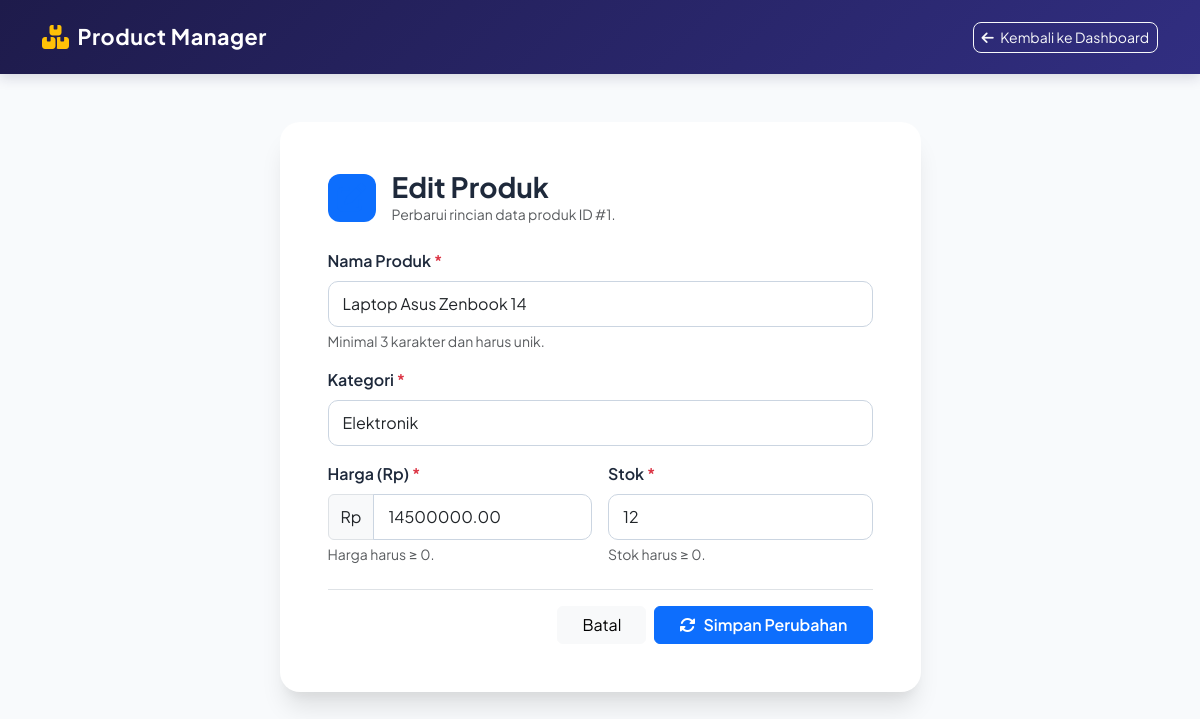
The page /edit.php?id=1 on the database its author committed.
### tables this page shows
CREATE TABLE products (
    id INT AUTO_INCREMENT PRIMARY KEY,
    name VARCHAR(100) NOT NULL UNIQUE,
    category VARCHAR(50) NOT NULL,
    price DECIMAL(12, 2) NOT NULL DEFAULT 0.00,
    stock INT NOT NULL DEFAULT 0,
    created_at TIMESTAMP DEFAULT CURRENT_TIMESTAMP
);

### config/db.php (called while the page is built, shortened)
<?php
function e(?string $value): string {
    return htmlspecialchars($value ?? '', ENT_QUOTES, 'UTF-8');
}

### public/edit.php (the view, shortened to what this page needs)
<?php
require_once __DIR__ . '/../config/db.php';
$id = filter_input(INPUT_GET, 'id', FILTER_VALIDATE_INT);
$stmt = $pdo->prepare("SELECT * FROM products WHERE id = :id");
$stmt->execute([':id' => $id]);
$product = $stmt->fetch();
$name     = $product['name'];
$category = $product['category'];
$price    = $product['price'];
$stock    = $product['stock'];
?>
<!DOCTYPE html>
<html lang="id">
<head>
    <link href="https://cdn.jsdelivr.net/npm/bootstrap@5.3.0/dist/css/bootstrap.min.css" rel="stylesheet">
    <link href="https://cdnjs.cloudflare.com/ajax/libs/font-awesome/6.4.0/css/all.min.css" rel="stylesheet">
    <link rel="stylesheet" href="assets/style.css">
</head>
<body>
    <nav class="navbar navbar-expand-lg navbar-dark navbar-custom py-3">
        <div class="container">
            <a class="navbar-brand d-flex align-items-center" href="index.php">
                <i class="fa-solid fa-boxes-stacked me-2 text-warning fs-4"></i>
                <span>Product Manager</span>
            </a>
            <a href="index.php" class="btn btn-outline-light btn-sm rounded-3">
                <i class="fa-solid fa-arrow-left me-1"></i> Kembali ke Dashboard
            </a>
        </div>
    </nav>
    <div class="container my-5">
        <div class="row justify-content-center">
            <div class="col-lg-7 col-md-9">
                <div class="form-card p-4 p-md-5">
                    <div class="d-flex align-items-center gap-3 mb-4">
                        <div class="stat-icon bg-primary bg-opacity-20 text-primary fs-3">
                            <i class="fa-solid fa-pen-to-square"></i>
                        </div>
                        <div>
                            <h3 class="fw-bold mb-0">Edit Produk</h3>
                            <p class="text-muted small mb-0">Perbarui rincian data produk ID #<?= (int)$product['id']; ?>.</p>
                        </div>
                    </div>
                    <form action="edit.php?id=<?= (int)$product['id']; ?>" method="POST" class="needs-validation" novalidate>
                        <div class="mb-3">
                            <label for="name" class="form-label fw-semibold">Nama Produk <span class="text-danger">*</span></label>
                            <input type="text" class="form-control" id="name" name="name"
                                   placeholder="Contoh: Laptop Asus Zenbook" value="<?= e($name); ?>" required>
                            <div class="form-text">Minimal 3 karakter dan harus unik.</div>
                        </div>
                        <div class="mb-3">
                            <label for="category" class="form-label fw-semibold">Kategori <span class="text-danger">*</span></label>
                            <input type="text" class="form-control" id="category" name="category"
                                   placeholder="Contoh: Elektronik, Aksesori, Hardware" value="<?= e($category); ?>" list="category-suggestions" required>
                        </div>
                        <div class="row g-3 mb-4">
                            <div class="col-md-6">
                                <label for="price" class="form-label fw-semibold">Harga (Rp) <span class="text-danger">*</span></label>
                                <div class="input-group">
                                    <span class="input-group-text">Rp</span>
                                    <input type="number" step="0.01" min="0" class="form-control" id="price" name="price"
                                           placeholder="0" value="<?= e($price); ?>" required>
                                </div>
                                <div class="form-text">Harga harus &ge; 0.</div>
                            </div>
                            <div class="col-md-6">
                                <label for="stock" class="form-label fw-semibold">Stok <span class="text-danger">*</span></label>
                                <input type="number" min="0" step="1" class="form-control" id="stock" name="stock"
                                       placeholder="0" value="<?= e($stock); ?>" required>
                                <div class="form-text">Stok harus &ge; 0.</div>
                            </div>
                        </div>
                        <div class="d-flex align-items-center justify-content-end gap-2 pt-3 border-top">
                            <a href="index.php" class="btn btn-light px-4">Batal</a>
                            <button type="submit" class="btn btn-primary fw-semibold px-4 d-flex align-items-center gap-2">
                                <i class="fa-solid fa-rotate"></i>
                                <span>Simpan Perubahan</span>
                            </button>
                        </div>
                    </form>
                </div>
            </div>
        </div>
    </div>
</body>
</html>

### public/assets/style.css (style rules this page uses)
:root { --primary-color: #4f46e5; --primary-hover: #4338ca; --bg-light: #f8fafc; --card-shadow: 0 10px 15px -3px rgba(0, 0, 0, 0.05), 0 4px 6px -2px rgba(0, 0, 0, 0.025); --card-hover-shadow: 0 20px 25px -5px rgba(0, 0, 0, 0.1), 0 10px 10px -5px rgba(0, 0, 0, 0.04); }
body { background-color: var(--bg-light); font-family: 'Plus Jakarta Sans', -apple-system, BlinkMacSystemFont, 'Segoe UI', Roboto, sans-serif; color: #1e293b; min-height: 100vh; }
.navbar-custom { background: linear-gradient(135deg, #1e1b4b 0%, #312e81 100%); box-shadow: 0 4px 12px rgba(30, 27, 75, 0.15); }
.navbar-brand { font-weight: 700; letter-spacing: 0.5px; font-size: 1.35rem; }
.stat-icon { width: 48px; height: 48px; border-radius: 12px; display: flex; align-items: center; justify-content: center; font-size: 1.3rem; }
.form-card { border: none; border-radius: 20px; background: #ffffff; box-shadow: var(--card-hover-shadow); }
.form-control, .form-select { border-radius: 10px; padding: 10px 14px; border: 1px solid #cbd5e1; }

### rows shown on the page
products: id "1", name "Laptop Asus Zenbook 14", category "Elektronik", price "14500000.00", stock "12"
